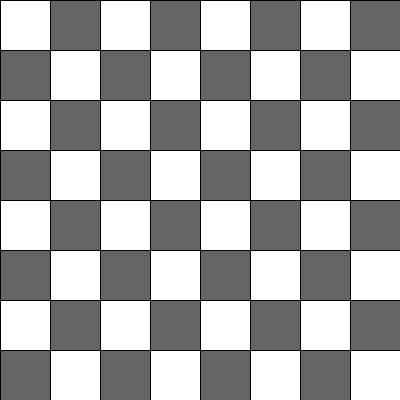
Frame 1 (no input)
Frame 60 (the mouse pressed at the canvas centre just before this capture): identical to frame 1, image omitted
Frame 120 (the mouse held since frame 60 and released just before this capture): identical to frame 1, image omitted

The Processing sketch that drew this single still picture (run headless with seeded random() and noise(); from frame 60 on, the mouse is pressed at the canvas centre):

// Processing sketch: Task6
// ── Task6.pde
int board[][] = new int[8][8];
int sideLength;
int sideHeight;

void setup(){
size(400,400);
sideLength = width/8;
sideHeight = height/8;

for(int i = 0; i < 8; i++)
  for(int j = 0; j < 8; j++){
  board[i][j]=(j+i) % 2;
  }
}
void draw(){
for(int i = 0; i < 8; i++)
  for(int j = 0; j < 8; j++){
   if(board[i][j]==0){
   fill(255);
   }
   else if(board[i][j]==1){
     fill(100);
   }
  rect(j * sideLength, i * sideHeight, sideLength, sideHeight);
  }
}
